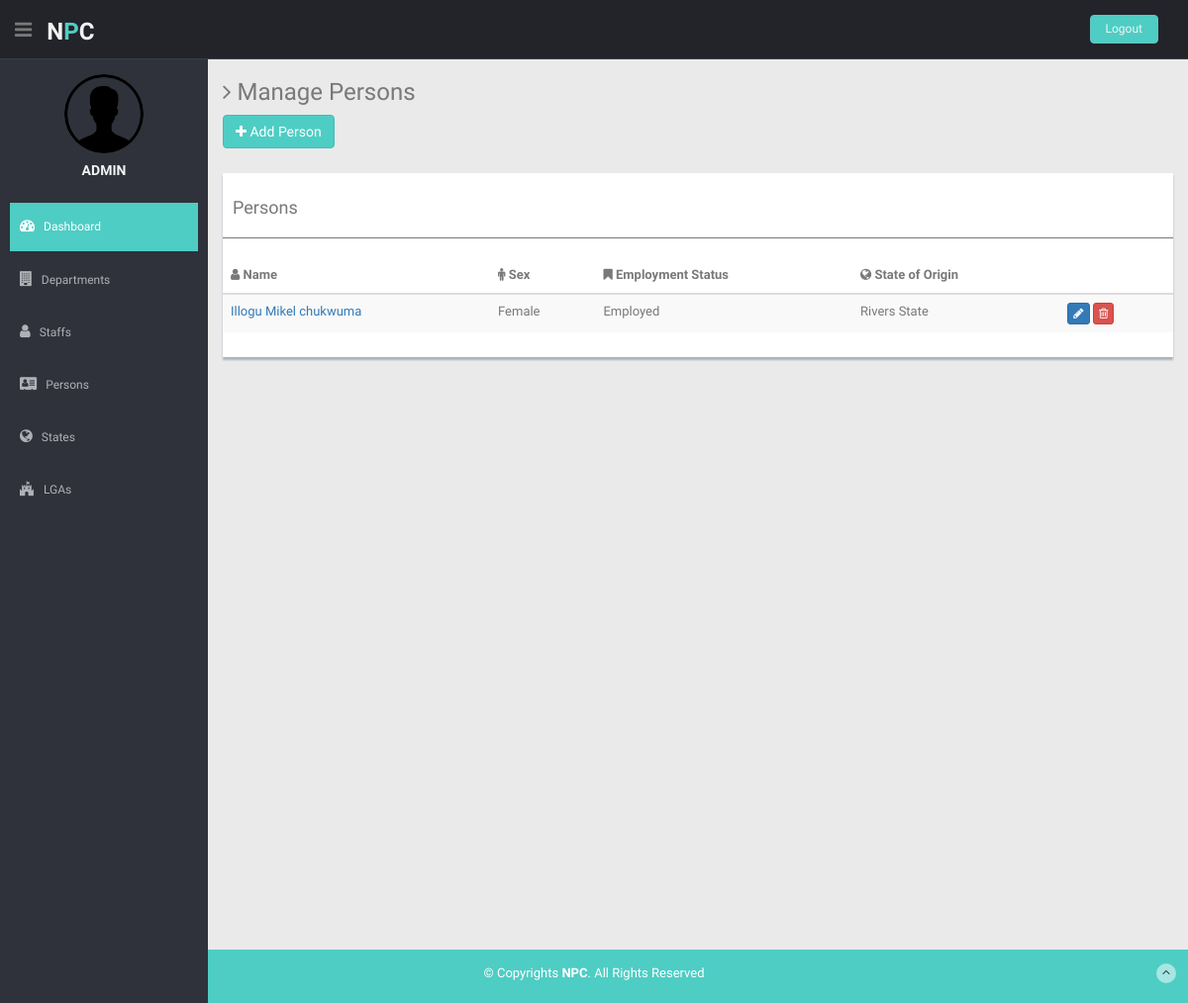
The app's page / (signed in) with its own data.
### core/models.py (models this page shows, shortened)
class Person(models.Model):
    SEX = (
        ["Male", "Male"],
        ["Female", "Female"]
    )
    DISABLED = (
        ["Yes", "Yes"],
        ["No", "No"]
    )
    WORK_STATUS = (
        ["Employed", "Employed"],
        ["Unemployed", "Unemployed"]
    )
    surname = models.CharField(max_length=250)
    first_name = models.CharField(max_length=250)
    other_name = models.CharField(max_length=250)
    current_age = models.IntegerField()
    DOB = models.DateField()
    sex = models.CharField(max_length=25, choices=SEX)
    nationality = models.CharField(max_length=150)
    residential_state = models.ForeignKey(
        State, on_delete=models.CASCADE, related_name='state_residents')
    residential_lga = models.ForeignKey(
        LGA, on_delete=models.CASCADE, related_name='lga_residents')
    residential_town = models.CharField(max_length=150)
    occupation = models.CharField(max_length=150)
    state_of_birth = models.ForeignKey(
        State, on_delete=models.CASCADE, related_name='state_of_birth')
    lga_of_birth = models.ForeignKey(
        LGA, on_delete=models.CASCADE, related_name='lga_of_birth')
    disabled = models.CharField(max_length=25, choices=DISABLED)
    work_status = models.CharField(max_length=25, choices=WORK_STATUS)
    def fullname(self):
        return self.surname+" "+self.first_name+" "+self.other_name

class State(models.Model):
    state_name = models.CharField(max_length=250)
    state_zone = models.CharField(max_length=15)
    def __str__(self):
        return self.state_name

### core/views.py (the view)
# urls.py: path(r'', views.PersonListView.as_view(), name='home'),
class PersonListView(LoginRequiredMixin, ListView):
    model = Person
    template_name = 'dashboard/person/list.html'

### core/templates/dashboard/person/list.html
{% extends 'base.html' %}
{% load static %}
{% block page_head %}
<h3><i class="fa fa-angle-right"></i> Manage Persons</h3>
<a class="btn btn-theme" href="{% url 'core:person_create' %}"><i class="fa fa-plus"></i> Add Person</a>
{% endblock page_head %}
{% block content %}
<div class="col-lg-12">
    <div class="content-panel">
        <table class="table table-striped table-advance table-hover">
            <h4>Persons</h4>
            <hr>
            <thead>
                <tr>
                    <th><i class="fa fa-user"></i> Name</th>
                    <th><i class="fa fa-male"></i> Sex</th>
                    <th><i class="fa fa-bookmark"></i> Employment Status</th>
                    <th><i class=" fa fa-globe"></i> State of Origin</th>
                    <th></th>
                </tr>
            </thead>
            <tbody>
                {% for person in person_list %}
                <tr>
                    <td>
                        <a href="{% url 'core:person_detail' person.id %}">{{person.fullname}}</a>
                    </td>
                    <td>{{person.sex}}</td>
                    <td>{{person.work_status}} </td>
                    <td>{{person.state_of_birth}}</td>
                    <td>
                        <a href="{% url 'core:person_update' person.id %}" class="btn btn-primary btn-xs"><i
                                class="fa fa-pencil"></i></a>
                        <a href="{% url 'core:person_delete' person.id %}" class="btn btn-danger btn-xs"><i
                                class="fa fa-trash-o "></i></a>
                    </td>
                </tr>
                {% endfor %}
            </tbody>
        </table>
    </div>
</div>
{% endblock content %}

### core/templates/base.html (shortened to what this page needs)
{% load static %}
<!DOCTYPE html>
<html lang="en">
<head>
    <link href="{% static 'lib/bootstrap/css/bootstrap.min.css' %}" rel="stylesheet">
    <link href="{% static 'lib/font-awesome/css/font-awesome.css' %}" rel="stylesheet" />
    <link rel="stylesheet" type="text/css" href="{% static 'css/zabuto_calendar.css' %}">
    <link rel="stylesheet" type="text/css" href="{% static 'lib/gritter/css/jquery.gritter.css' %}" />
    <link href="{% static 'css/style.css' %}" rel="stylesheet">
    <link href="{% static 'css/style-responsive.css' %}" rel="stylesheet">
    <link rel="stylesheet" href="{% static 'css/customstyle.css' %}">
</head>
<body>
    <section id="container">
        <header class="header black-bg">
            <div class="sidebar-toggle-box">
                <div class="fa fa-bars tooltips" data-placement="right" data-original-title="Toggle Navigation"></div>
            </div>
            <a href="/" class="logo"><b>N<span>P</span>C</b></a>
            <div class="top-menu">
                <ul class="nav pull-right top-menu">
                    <li><a class="logout" href="{% url 'core:logout' %}">Logout</a></li>
                </ul>
            </div>
        </header>
        <aside>
            <div id="sidebar" class="nav-collapse ">
                <ul class="sidebar-menu" id="nav-accordion">
                    <p class="centered"><a href="profile.html"><img src="{% static 'img/ui-sam.png' %}"
                                class="img-circle" width="80"></a></p>
                    <h5 class="centered text-uppercase">{{user.get_username}}</h5>
                    <li class="mt">
                        <a class="active" href="/">
                            <i class="fa fa-dashboard"></i>
                            <span>Dashboard</span>
                        </a>
                    </li>
                    <li>
                        <a class="" href="{% url 'core:department_list' %}">
                            <i class="fa fa-building"></i>
                            <span>Departments</span>
                        </a>
                    </li>
                    <li>
                        <a class="" href="{% url 'core:staff_list' %}">
                            <i class="fa fa-user"></i>
                            <span>Staffs</span>
                        </a>
                    </li>
                    <li>
                        <a class="" href="{% url 'core:person_list' %}">
                            <i class="fa fa-address-card"></i>
                            <span>Persons</span>
                        </a>
                    </li>
                    <li>
                        <a class="" href="{% url 'core:state_list' %}">
                            <i class="fa fa-globe"></i>
                            <span>States</span>
                        </a>
                    </li>
                    <li>
                        <a class="" href="{% url 'core:lga_list' %}">
                            <i class="fa fa-fort-awesome"></i>
                            <span>LGAs</span>
                        </a>
                    </li>
                </ul>
            </div>
        </aside>
        <section id="main-content">
            <section class="wrapper site-min-height">
                {% block page_head %}
                {% endblock page_head %}
                <div class="row mt">
                    {% block content %}
                    {% endblock content %}
                </div>
            </section>
        </section>
        <footer class="site-footer">
            <div class="text-center">
                <p>
                    &copy; Copyrights <strong>NPC</strong>. All Rights Reserved
                </p>
                <a href="#" class="go-top">
                    <i class="fa fa-angle-up"></i>
                </a>
            </div>
        </footer>
    </section>
</body>
</html>

### static/css/style.css (style rules this page uses)
body { color: #797979; background: #eaeaea; font-family: 'Ruda', sans-serif; padding: 0px !important; margin: 0px !important; font-size:13px; }
ul li { list-style: none; }
a, a:hover, a:focus { text-decoration: none; outline: none; }
#container { width: 100%; height: 100%; }
.btn-theme { color: #fff; background-color: #4ECDC4; border-color: #48bcb4; }
hr { margin-top: 20px; margin-bottom: 20px; border: 0; border-top: 1px solid #797979; }
.centered { text-align: center; }
.mt { margin-top: 25px; }
ul.top-menu > li > .logout { color: #f2f2f2; font-size: 12px; border-radius: 4px; -webkit-border-radius: 4px; border: 1px solid #64c3c2 !important; padding: 5px 15px; margin-right: 15px; background: #4ECDC4; margin-top: 15px; }
#sidebar { width: 210px; height: 100%; position: fixed; background: #2f323a; }
#sidebar h5 { color: #f2f2f2; font-weight: 700; }
#sidebar ul li { position: relative; }
ul.sidebar-menu , ul.sidebar-menu li ul.sub { margin: -2px 0 0; padding: 0; }
ul.sidebar-menu { margin-top: 75px; }
ul.sidebar-menu li { margin-bottom: 5px; margin-left:10px; margin-right:10px; }
ul.sidebar-menu li a span { display: inline-block; }
ul.sidebar-menu li a { color: #aeb2b7; text-decoration: none; display: block; padding: 15px 0 15px 10px; font-size: 12px; outline: none; -webkit-transition: all 0.3s ease; -moz-transition: all 0.3s ease; -o-transition: all 0.3s ease; -ms-transition: all 0.3s ease; transition: all 0.3s ease; }
ul.sidebar-menu li a.active, ul.sidebar-menu li a:hover, ul.sidebar-menu li a:focus { background: #4ECDC4; color: #fff; display: block; -webkit-transition: all 0.3s ease; -moz-transition: all 0.3s ease; -o-transition: all 0.3s ease; -ms-transition: all 0.3s ease; transition: all 0.3s ease; }
ul.sidebar-menu li a i { font-size: 15px; padding-right: 6px; }
ul.sidebar-menu li a.active i { color: #fff; }
#main-content { margin-left: 210px; }
.header, .footer { min-height: 60px; padding: 0 15px; }
.header { position: fixed; left: 0; right: 0; z-index: 1002; }
.black-bg { background: #22242a; border-bottom: 1px solid #393d46; }
.wrapper { display: inline-block; margin-top: 60px; padding-left: 15px; padding-right: 15px; padding-bottom: 15px; padding-top: 0px; width: 100%; }
a.logo { font-size: 24px; color: #f2f2f2; float: left; margin-top: 15px; text-transform: uppercase; }
a.logo b { font-weight: 900; }
a.logo span { color: #4ECDC4; }
#top_menu .nav > li, ul.top-menu > li { float: left; }
ul.top-menu > li > a { color: #666666; font-size: 16px; border-radius: 4px; -webkit-border-radius: 4px; border:1px solid #666666 !important; padding: 2px 6px; margin-right: 15px; }
.sidebar-toggle-box { float: left; padding-right: 15px; margin-top: 20px; }
.sidebar-toggle-box .fa-bars { cursor: pointer; display: inline-block; font-size: 20px; }
.content-panel { background: #ffffff; box-shadow: 0px 3px 2px #aab2bd; padding-top: 15px; padding-bottom: 5px; }
.content-panel h4 { margin-left: 10px; }
.site-footer { background: #4ECDC4; color: #fff; padding: 15px 0; }
.site-footer p { margin-bottom: 5px; }
.go-top { margin-right: 1%; margin-top: -25px; float: right; background: rgba(255,255,255,.5); width: 20px; height: 20px; border-radius: 50%; -webkit-border-radius: 50%; }
.go-top i { color: #2A3542; }
.site-min-height { min-height: 900px; }

### records on screen
Person: fullname "Illogu Mikel chukwuma", sex "Female", work_status "Employed", state_of_birth "Rivers State"

### other values on screen
{{ user.get_username }} "ADMIN"
